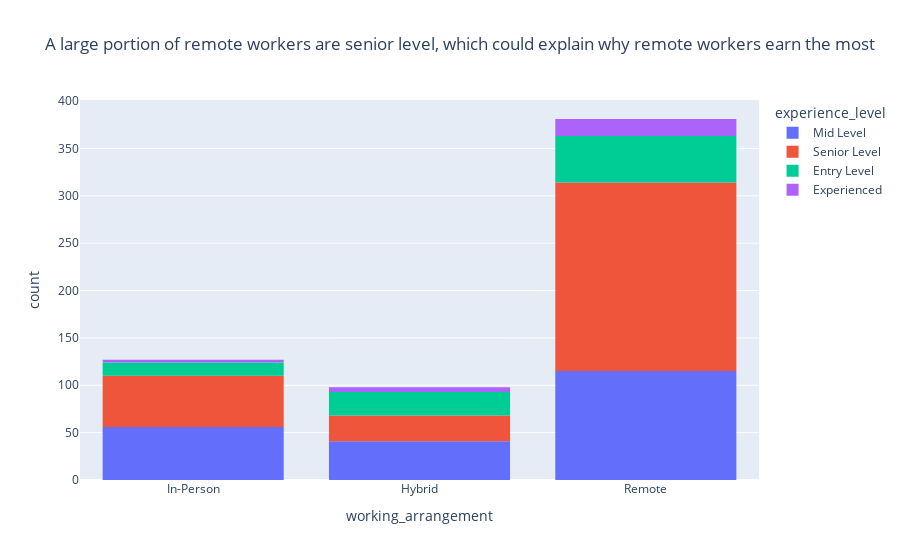

The code cell stored with this chart in its notebook:
### Code cell
px.histogram(df, x='working_arrangement',color='experience_level', title= 'A large portion of remote workers are senior level, which could explain why remote workers earn the most')

### Figure 1 — Plotly figure (JSON) as saved in the notebook; plotly's stock layout.template omitted (floating-point values rounded to 4 significant figures; data arrays with more than 128 entries replaced by an {"elided": "..."} marker saying what was removed)
{"data": [{"alignmentgroup": "True", "bingroup": "x", "hovertemplate": "experience_level=Mid Level<br>working_arrangement=%{x}<br>count=%{y}<extra></extra>", "legendgroup": "Mid Level", "marker": {"color": "#636efa", "pattern": {"shape": ""}}, "name": "Mid Level", "offsetgroup": "Mid Level", "orientation": "v", "showlegend": true, "type": "histogram", "x": {"elided": "212 str values"}, "xaxis": "x", "yaxis": "y"}, {"alignmentgroup": "True", "bingroup": "x", "hovertemplate": "experience_level=Senior Level<br>working_arrangement=%{x}<br>count=%{y}<extra></extra>", "legendgroup": "Senior Level", "marker": {"color": "#EF553B", "pattern": {"shape": ""}}, "name": "Senior Level", "offsetgroup": "Senior Level", "orientation": "v", "showlegend": true, "type": "histogram", "x": {"elided": "280 str values"}, "xaxis": "x", "yaxis": "y"}, {"alignmentgroup": "True", "bingroup": "x", "hovertemplate": "experience_level=Entry Level<br>working_arrangement=%{x}<br>count=%{y}<extra></extra>", "legendgroup": "Entry Level", "marker": {"color": "#00cc96", "pattern": {"shape": ""}}, "name": "Entry Level", "offsetgroup": "Entry Level", "orientation": "v", "showlegend": true, "type": "histogram", "x": ["Remote", "In-Person", "In-Person", "Remote", "Hybrid", "Hybrid", "Remote", "Remote", "Hybrid", "Remote", "Remote", "Remote", "In-Person", "Remote", "Hybrid", "Remote", "Hybrid", "Hybrid", "In-Person", "Remote", "Hybrid", "Remote", "Hybrid", "Remote", "Hybrid", "Remote", "Remote", "Remote", "Remote", "Remote", "Remote", "Remote", "In-Person", "Hybrid", "Remote", "Hybrid", "Hybrid", "In-Person", "Remote", "Remote", "Remote", "Hybrid", "Remote", "Hybrid", "Remote", "Hybrid", "Hybrid", "Remote", "Remote", "In-Person", "Hybrid", "Hybrid", "Remote", "In-Person", "Hybrid", "Remote", "Hybrid", "Remote", "Remote", "Hybrid", "Remote", "In-Person", "Remote", "Remote", "Hybrid", "Remote", "In-Person", "Remote", "Remote", "Remote", "Remote", "In-Person", "Hybrid", "Remote", "Remote", "Hybrid", "Remote", "Remote", "Remote", "Remote", "Hybrid", "Remote", "Remote", "Remote", "In-Person", "Remote", "In-Person", "In-Person"], "xaxis": "x", "yaxis": "y"}, {"alignmentgroup": "True", "bingroup": "x", "hovertemplate": "experience_level=Experienced<br>working_arrangement=%{x}<br>count=%{y}<extra></extra>", "legendgroup": "Experienced", "marker": {"color": "#ab63fa", "pattern": {"shape": ""}}, "name": "Experienced", "offsetgroup": "Experienced", "orientation": "v", "showlegend": true, "type": "histogram", "x": ["Remote", "Hybrid", "Remote", "Remote", "Remote", "Hybrid", "In-Person", "Hybrid", "In-Person", "Remote", "Remote", "Remote", "In-Person", "Remote", "Remote", "Remote", "Remote", "Remote", "Remote", "Remote", "Remote", "Remote", "Hybrid", "Hybrid", "Remote", "Remote"], "xaxis": "x", "yaxis": "y"}], "layout": {"barmode": "relative", "legend": {"title": {"text": "experience_level"}, "tracegroupgap": 0}, "title": {"text": "A large portion of remote workers are senior level, which could explain why remote workers earn the most"}, "xaxis": {"anchor": "y", "domain": [0, 1], "title": {"text": "working_arrangement"}}, "yaxis": {"anchor": "x", "domain": [0, 1], "title": {"text": "count"}}}}
